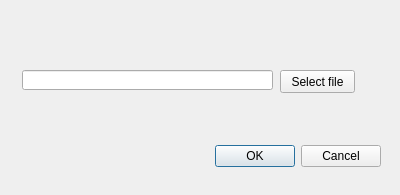
<?xml version="1.0" encoding="UTF-8"?>
<ui version="4.0">
 <class>Dialog</class>
 <widget class="QDialog" name="Dialog">
  <property name="geometry">
   <rect>
    <x>0</x>
    <y>0</y>
    <width>400</width>
    <height>195</height>
   </rect>
  </property>
  <property name="windowTitle">
   <string>Dialog</string>
  </property>
  <widget class="QDialogButtonBox" name="buttonBox">
   <property name="geometry">
    <rect>
     <x>40</x>
     <y>140</y>
     <width>341</width>
     <height>32</height>
    </rect>
   </property>
   <property name="orientation">
    <enum>Qt::Horizontal</enum>
   </property>
   <property name="standardButtons">
    <set>QDialogButtonBox::Cancel|QDialogButtonBox::Ok</set>
   </property>
  </widget>
  <widget class="QPushButton" name="buttonSelectFile">
   <property name="geometry">
    <rect>
     <x>280</x>
     <y>70</y>
     <width>75</width>
     <height>23</height>
    </rect>
   </property>
   <property name="text">
    <string>Select file</string>
   </property>
  </widget>
  <widget class="QLineEdit" name="linePath">
   <property name="geometry">
    <rect>
     <x>22</x>
     <y>70</y>
     <width>251</width>
     <height>20</height>
    </rect>
   </property>
   <property name="readOnly">
    <bool>true</bool>
   </property>
  </widget>
 </widget>
 <resources/>
 <connections>
  <connection>
   <sender>buttonBox</sender>
   <signal>accepted()</signal>
   <receiver>Dialog</receiver>
   <slot>accept()</slot>
   <hints>
    <hint type="sourcelabel">
     <x>248</x>
     <y>254</y>
    </hint>
    <hint type="destinationlabel">
     <x>157</x>
     <y>274</y>
    </hint>
   </hints>
  </connection>
  <connection>
   <sender>buttonBox</sender>
   <signal>rejected()</signal>
   <receiver>Dialog</receiver>
   <slot>reject()</slot>
   <hints>
    <hint type="sourcelabel">
     <x>316</x>
     <y>260</y>
    </hint>
    <hint type="destinationlabel">
     <x>286</x>
     <y>274</y>
    </hint>
   </hints>
  </connection>
 </connections>
</ui>
